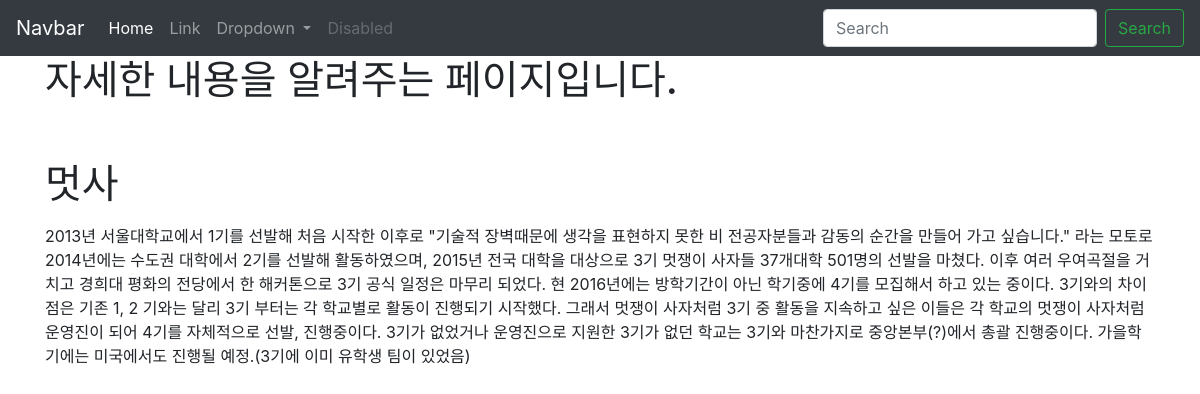
Page /blog/2 on the committed database.
### blogapp/models.py (models this page shows, shortened)
class Blog(models.Model):
    title = models.CharField(max_length=200)
    pub_Date = models.DateTimeField('date published')
    body = models.TextField()

### blogapp/views.py (the view)
# urls.py: path('blog/<int:blog_id>',blogapp.views.detail, name="detail"),
def detail(request, blog_id):
    details = get_object_or_404(Blog, pk=blog_id)
    return render(request, 'detail.html', {'details':details})

### blogapp/templates/detail.html (shortened to what this page needs)
<head>
    <link rel="stylesheet" href="https://stackpath.bootstrapcdn.com/bootstrap/4.5.0/css/bootstrap.min.css">
</head>
<body>
    <nav class="navbar navbar-expand-lg navbar-dark bg-dark">
        <a class="navbar-brand" href="#">Navbar</a>
        <div class="collapse navbar-collapse" id="navbarSupportedContent">
          <ul class="navbar-nav mr-auto">
            <li class="nav-item active">
              <a class="nav-link" href="#">Home <span class="sr-only">(current)</span></a>
            </li>
            <li class="nav-item">
              <a class="nav-link" href="#">Link</a>
            </li>
            <li class="nav-item dropdown">
              <a class="nav-link dropdown-toggle" href="#" id="navbarDropdown" role="button" data-toggle="dropdown" aria-haspopup="true" aria-expanded="false">
                Dropdown
              </a>
            </li>
            <li class="nav-item">
              <a class="nav-link disabled" href="#" tabindex="-1" aria-disabled="true">Disabled</a>
            </li>
          </ul>
          <form class="form-inline my-2 my-lg-0">
            <input class="form-control mr-sm-2" type="search" placeholder="Search" aria-label="Search">
            <button class="btn btn-outline-success my-2 my-sm-0" type="submit">Search</button>
          </form>
        </div>
      </nav>
      <div class="container">
      <h1> 자세한 내용을 알려주는 페이지입니다. </h1>
          <br><br>
          <h1>{{details.title}}</h1>
          <p>{{details.body}}</p>
      </div>
</body>

### rows in the picture
Blog: title "멋사", body "2013년 서울대학교에서 1기를 선발해 처음 시작한 이후로 \"기술적 장벽때문에 생각을 표현하지 못한 비 전공자분들과 감동의 순간을 만들어 가고 싶습니다.\" 라는 모토로 2014년에는 수도권 대학에서 2기를 선발해 활동하였으며, 2015년 전국 대학을 대상으로 3기 멋쟁이 사자들 37개대학 501명의 선발을 마쳤다. 이후 여러 우여곡절을 거치고 경희대 평화의 전당에서 한 해커톤으로 3기 공식 일정은 마무리 되었다. 현 2016년에는 방학기간이 아닌 학기중에 4기를 모집해서 하고 있는 중이다. 3기와의 차이점은 기존 1, 2 기와는 달리 3기 부터는 각 학교별로 활동이 진행되기 시작했다. 그래서 멋쟁이 사자처럼 3기 중 활동을 지속하고 싶은 이들은 각 학교의 멋쟁이 사자처럼 운영진이 되어 4기를 자체적으로 선발, 진행중이다. 3기가 없었거나 운영진으로 지원한 3기가 없던 학교는 3기와 마찬가지로 중앙본부(?)에서 총괄 진행중이다. 가을학기에는 미국에서도 진행될 예정.(3기에 이미 유학생 팀이 있었음)"
